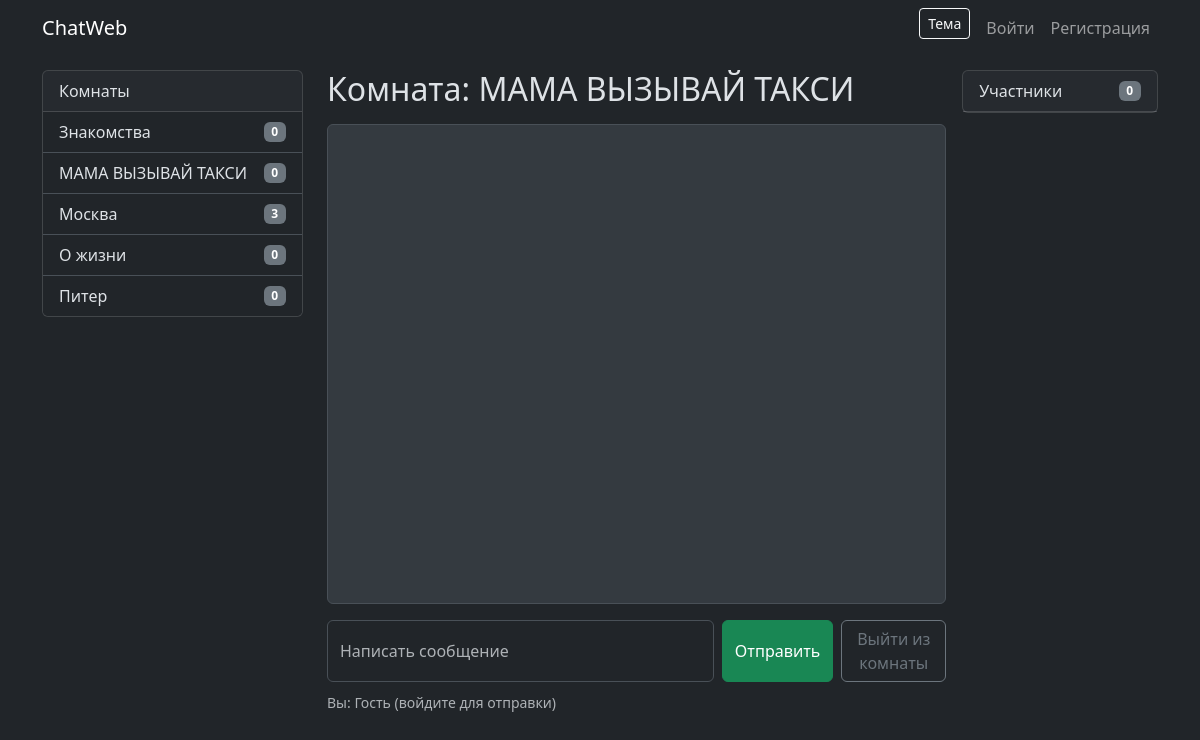
Screenshot of /room/МАМА ВЫЗЫВАЙ ТАКСИ with the database file from the repository.
### tables this page shows
CREATE TABLE rooms (
                room_id INTEGER PRIMARY KEY AUTOINCREMENT,
                name TEXT UNIQUE,
                description TEXT
            );

### web_app.py (the view)
@app.route('/room/<room_name>')
def room(room_name):
    conn = get_db_connection()
    messages = conn.execute(
        "SELECT users.nickname, messages.message_text, messages.timestamp "
        "FROM messages JOIN users ON messages.user_id = users.user_id "
        "WHERE room_name = ? ORDER BY timestamp ASC LIMIT 200",
        (room_name,)
    ).fetchall()
    conn.close()
    nickname = session.get('nickname')
    return render_template('room.html', room_name=room_name, messages=messages, nickname=nickname)

### web_app.py (called while the page is built)
def get_db_connection():
    conn = sqlite3.connect(DB_PATH, detect_types=sqlite3.PARSE_DECLTYPES | sqlite3.PARSE_COLNAMES)
    conn.row_factory = sqlite3.Row
    return conn

@app.context_processor
def inject_rooms_sidebar():
    try:
        conn = get_db_connection()
        rooms = conn.execute("SELECT name, description FROM rooms ORDER BY name").fetchall()
        out = []
        for r in rooms:
            cnt = conn.execute("SELECT COUNT(*) as c FROM users WHERE current_room = ?", (r['name'],)).fetchone()['c']
            out.append({'name': r['name'], 'description': r['description'], 'count': cnt})
        conn.close()
        return { 'rooms_sidebar': out }
    except Exception:
        return { 'rooms_sidebar': [] }

### templates/room.html (shortened to what this page needs)
{% extends "base.html" %}
{% block content %}
<div class="row g-3">
  <div class="col-lg-9">
    <h2 class="mb-3">Комната: {{ room_name }}</h2>
    <div id="messages" class="border rounded p-3 bg-light-subtle" style="height: 480px; overflow-y: auto;">
    </div>
    <div class="mt-3 d-flex gap-2">
      <input id="messageInput" placeholder="Написать сообщение" class="form-control" autocomplete="off" required>
      <button id="sendBtn" class="btn btn-success">Отправить</button>
      <form action="{{ url_for('leave_room') }}" method="post">
        <button class="btn btn-outline-secondary">Выйти из комнаты</button>
      </form>
    </div>
    <div class="mt-2">
      <small class="text-muted">Вы: {{ nickname or "Гость (войдите для отправки)" }}</small>
    </div>
  </div>
  <div class="col-lg-3">
    <div class="card">
      <div class="card-header d-flex justify-content-between align-items-center">
        <span>Участники</span>
        <span class="badge bg-secondary" id="membersCount">0</span>
      </div>
    </div>
  </div>
</div>
{% endblock %}

### templates/base.html (shortened to what this page needs)
<!doctype html>
<html lang="ru" data-bs-theme="dark">
<head>
  <link href="https://cdn.jsdelivr.net/npm/bootstrap@5.3.2/dist/css/bootstrap.min.css" rel="stylesheet">
</head>
<body>
<nav class="navbar navbar-expand-lg navbar-dark bg-dark fixed-top">
  <div class="container">
    <a class="navbar-brand" href="{{ url_for('index') }}">ChatWeb</a>
    <div class="collapse navbar-collapse">
      <ul class="navbar-nav ms-auto">
        <li class="nav-item me-2">
          <button id="themeToggle" class="btn btn-sm btn-outline-light">Тема</button>
        </li>
        {% if session.get('nickname') %}
          <li class="nav-item"><a class="nav-link" href="#">Привет, {{ session['nickname'] }}</a></li>
          <li class="nav-item"><a class="nav-link" href="{{ url_for('profile') }}">Профиль</a></li>
          {% if is_admin_nick(session['nickname']) %}
            <li class="nav-item"><a class="nav-link" href="{{ url_for('admin_rooms') }}">Админ</a></li>
          {% endif %}
          <li class="nav-item"><a class="nav-link" href="{{ url_for('dm_index') }}">DM</a></li>
          <li class="nav-item"><a class="nav-link" href="{{ url_for('mail') }}">Mail</a></li>
          <li class="nav-item">
            <form action="{{ url_for('logout') }}" method="post" class="d-inline">
              <button class="btn btn-sm btn-outline-light">Выйти</button>
            </form>
          </li>
        {% else %}
          <li class="nav-item"><a class="nav-link" href="{{ url_for('login') }}">Войти</a></li>
          <li class="nav-item"><a class="nav-link" href="{{ url_for('register') }}">Регистрация</a></li>
        {% endif %}
      </ul>
    </div>
  </div>
</nav>
<div class="container">
  <div class="row">
    <aside class="col-lg-3 d-none d-lg-block">
      <div class="card mb-3">
        <div class="card-header">Комнаты</div>
        <div class="list-group list-group-flush" style="max-height: 60vh; overflow:auto;">
          {% for r in rooms_sidebar %}
            <a class="list-group-item list-group-item-action d-flex justify-content-between align-items-center" href="{{ url_for('room', room_name=r.name) }}">
              <span>{{ r.name }}</span>
              <span class="badge bg-secondary">{{ r.count }}</span>
            </a>
          {% else %}
            <div class="p-3 text-muted">Нет комнат</div>
          {% endfor %}
        </div>
      </div>
    </aside>
    <main class="col-lg-9">
      {% block content %}{% endblock %}
    </main>
  </div>
</div>
</body>
</html>

### templates/base.html (style rules this page uses)
body { padding-top: 70px; }

### rows the page displays
rooms: name "Знакомства", count "0"
rooms: name "МАМА ВЫЗЫВАЙ ТАКСИ", count "0"
rooms: name "Москва", count "3"
rooms: name "О жизни", count "0"
rooms: name "Питер", count "0"

### other values shown
{{ room_name }} "МАМА ВЫЗЫВАЙ ТАКСИ"
{{ nickname or "Гость (войдите для отправки)" }} "Гость (войдите для отправки)"
